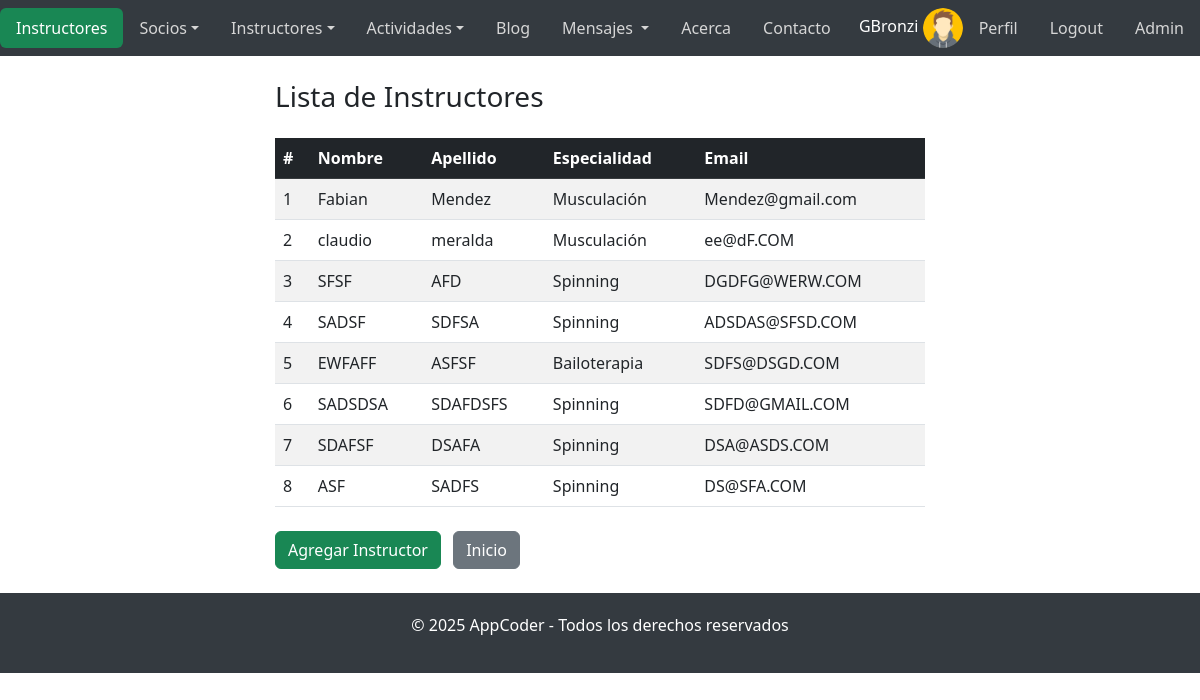
Screenshot of /instructores/ (signed in) with the database file from the repository.
### AppAccounts/models.py (models this page shows, shortened)
class Profile(models.Model):
    user = models.OneToOneField(User, on_delete=models.CASCADE)
    avatar = models.ImageField(upload_to='avatars/', null=True, blank=True, default='avatars/avataruser.png')
    bio = RichTextField(blank=True, null=True)
    birthday = models.DateField(blank=True, null=True)
    address = models.CharField(max_length=255, blank=True, null=True)
    phone = models.CharField(max_length=20, blank=True, null=True)

### AppCoder/models.py (models this page shows, shortened)
class Instructor(models.Model):
    especialidades = [
        ('musculacion', 'Musculación'),
        ('spinning', 'Spinning'),
        ('yoga', 'Yoga'),
        ('bailoterapia', 'Bailoterapia'),
        ('natacion', 'Natación'),
        ('crossfit', 'Crossfit'),
        ('entrenamiento funcional', 'Entrenamiento funcional'),
    ]
    nombre = models.CharField(max_length=100)  # Nombre del instructor
    apellido = models.CharField(max_length=100)  # Apellido del instructor
    email = models.EmailField()  # Correo electrónico único del instructor
    especialidad = models.CharField(max_length=50, choices=especialidades)  # Especialidad del instructor

### AppCoder/views.py (the view)
# urls.py: path('instructores/', views.lista_instructores, name='lista_instructores'),
def lista_instructores(request):
    instructores = Instructor.objects.all()
    return render(request, 'AppCoder/lista_instructores.html', {'instructores': instructores})

### AppCoder/templates/AppCoder/lista_instructores.html (shortened to what this page needs)
{% extends "base.html" %}
{% load static %}
{% block cuerpo %}
    <div class="container my-4">
        <h3 class="mb-4">Lista de Instructores</h3>
        <table class="table table-striped table-hover">
            <thead class="table-dark">
                <tr>
                    <th>#</th>
                    <th>Nombre</th>
                    <th>Apellido</th>
                    <th>Especialidad</th>
                    <th>Email</th>
                </tr>
            </thead>
            <tbody>
                {% for instructor in instructores %}
                <tr>
                    <td>{{ forloop.counter }}</td>
                    <td>{{ instructor.nombre }}</td>
                    <td>{{ instructor.apellido }}</td>
                    <td>{{ instructor.get_especialidad_display }}</td>
                    <td>{{ instructor.email }}</td>
                </tr>
                {% endfor %}
            </tbody>
        </table>
        <div class="mt-4">
            <a href="{% url 'cargar_instructor' %}" class="btn btn-success me-2">Agregar Instructor</a>
            <a href="{% url 'index' %}" class="btn btn-secondary">Inicio</a>
        </div>
    </div>
{% endblock %}

### templates/base.html (shortened to what this page needs)
<!DOCTYPE html>
<html lang="es">
<head>
    <link href="https://cdn.jsdelivr.net/npm/bootstrap@5.3.0-alpha3/dist/css/bootstrap.min.css" rel="stylesheet">
    {% load static %}
    <link rel="stylesheet" href="{% static 'css/styles.css' %}">
</head>
<body>
    <nav class="navbar navbar-expand-lg navbar-dark" style="background-color: #343a40;">
        <div id="navbarNav">
            <ul class="nav nav-pills">
                <li class="nav-item">
                    <a class="nav-link active bg-success {% if request.resolver_match.url_name == 'index' %}{% endif %}" aria-current="page" href="{% url 'index' %}">
                        {% if request.resolver_match.url_name in 'index,acerca,contacto' %}
                        AppCoder
                        {% elif request.resolver_match.url_name in 'lista_socios,cargar_socio' %}
                        Socios
                        {% elif request.resolver_match.url_name in 'lista_instructores,cargar_instructor' %}
                        Instructores
                        {% elif request.resolver_match.url_name in 'cargar_actividad,lista_actividades' %}
                        Actividad
                        {% elif request.resolver_match.url_name in 'list,create,detail,update,delete' %}
                        Blog
                        {% elif request.resolver_match.url_name in 'inbox,message_detail,send_message' %}
                        Mensajes
                        {% elif request.resolver_match.url_name in 'login,edit_profile,change_password,profile,signup,register' %}
                        Usuario
                        {% else %}
                        App{{ request.resolver_match.url_name|capfirst }}
                        {% endif %}
                    </a>
                </li>
                <li class="nav-item dropdown">
                    <a class="nav-link dropdown-toggle" data-bs-toggle="dropdown" href="#" role="button" aria-expanded="false" style="color: #d6d6d6;">Socios</a>
                </li>
                <li class="nav-item dropdown">
                    <a class="nav-link dropdown-toggle" data-bs-toggle="dropdown" href="#" role="button" aria-expanded="false" style="color: #d6d6d6;">Instructores</a>
                </li>
                <li class="nav-item dropdown">
                    <a class="nav-link dropdown-toggle" data-bs-toggle="dropdown" href="#" role="button" aria-expanded="false" style="color: #d6d6d6;">Actividades</a>
                </li>
                <li class="nav-item">
                    <a class="nav-link" href="{% url 'AppBlog:list' %}" style="color: #d6d6d6;">Blog</a>
                </li>
                <li class="nav-item dropdown">
                    <a class="nav-link dropdown-toggle" data-bs-toggle="dropdown" href="#" role="button" aria-expanded="false" style="color: #d6d6d6;">
                    Mensajes {% if unread_count > 0 %}<span class="badge">{{ unread_count }}</span>{% endif %}
                    </a>
                </li>
                <li class="nav-item">
                    <a class="nav-link" href="{% url 'acerca' %}" style="color: #d6d6d6;">Acerca</a>
                </li>
                <li class="nav-item">
                    <a class="nav-link" href="{% url 'contacto' %}" style="color: #d6d6d6;">Contacto</a>
                </li>
            </ul>
        </div>
        <div class="ms-auto">
            <ul class="nav nav-pills">
                <li class="nav-item">
                    {% if user.is_authenticated %}
                    <span class="text-white">{{ user.username }}</span>
                    <img class="img-login" src="{{ user.profile.avatar.url|default:'/media/avatars/avataruser.png' }}" alt="Avatar">
                    <li><a class="nav-link" href="{% url 'AppAccounts:profile' %}" style="color: #d6d6d6;">Perfil</a></li>
                    <li><a class="nav-link" href="{% url 'AppAccounts:logout' %}" style="color: #d6d6d6;">Logout</a></li>
                    {% if user.is_staff %}
                    <li><a class="nav-link" href='/superadmin/' style="color: #d6d6d6;">Admin</a></li>
                    {% endif %}
                {% else %}
                    <li><a class="nav-link" href="{% url 'AppAccounts:login' %}" style="color: #d6d6d6;">Login</a></li>
                    <li><a class="nav-link" href="{% url 'AppAccounts:register' %}" style="color: #d6d6d6;">Signup</a></li>
                {% endif %}
                </li>
            </ul>
        </div>
    </nav>
    {% block cuerpo %}{% endblock %}
    <footer class="footer">
        <p>&copy; 2025 AppCoder - Todos los derechos reservados</p>
    </footer>
</body>
</html>

### static/css/styles.css (style rules this page uses)
:root, [data-bs-theme=light] { --bs-blue: #0d6efd; --bs-indigo: #6610f2; --bs-purple: #6f42c1; --bs-pink: #d63384; --bs-red: #dc3545; --bs-orange: #fd7e14; --bs-yellow: #ffc107; --bs-green: #198754; --bs-teal: #20c997; --bs-cyan: #0dcaf0; --bs-black: #000; --bs-white: #fff; --bs-gray: #6c757d; --bs-gray-dark: #343a40; --bs-gray-100: #f8f9fa; --bs-gray-200: #e9ecef; --bs-gray-300: #dee2e6; --bs-gray-400: #ced4da; --bs-gray-500: #adb5bd; --bs-gray-600: #6c757d; --bs-gray-700: #495057; --bs-gray-800: #343a40; --bs-gray-900: #212529; --bs-primary: #0d6efd; --bs-secondary: #6c757d; --bs-success: #198754; --bs-info: #0dcaf0; --bs-warning: #ffc107; --bs-danger: #dc3545; --bs-light: #f8f9fa; --bs-dark: #212529; --bs-primary-rgb: 13, 110, 253; --bs-secondary-rgb: 108, 117, 125; --bs-success-rgb: 25, 135, 84; --bs-info-rgb: 13, 202, 240; --bs-warning-rgb: 255, 193, 7; --bs-danger-rgb: 220, 53, 69; --bs-light-rgb: 248, 249, 250; --bs-dark-rgb: 33, 37, 41; --bs-primary-text-emphasis: #052c65; --bs-secondary-text-emphasis: #2b2f32; --bs-success-text-emphasis: #0a3622; --bs-info-text-emphasis: #055160; --bs-warning-text-emphasis: #664d03; --bs-danger-text-emphasis: #58151c; --bs-light-text-emphasis: #495057; --bs-dark-text-emphasis: #495057; --bs-primary-bg-subtle: #cfe2ff; --bs-secondary-bg-subtle: #e2e3e5; --bs-success-bg-subtle: #d1e7dd; --bs-info-bg-subtle: #cff4fc; --bs-warning-bg-subtle: #fff3cd; --bs-danger-bg-subtle: #f8d7da; --bs-light-bg-subtle: #fcfcfd; --bs-dark-bg-subtle: #ced4da; --bs-primary-border-subtle: #9ec5fe; --bs-secondary-border-subtle: #c4c8cb; --bs-success-border-subtle: #a3cfbb; --bs-info-border-subtle: #9eeaf9; --bs-warning-border-subtle: #ffe69c; --bs-danger-border-subtle: #f1aeb5; --bs-light-border-subtle: #e9ecef; --bs-dark-border-subtle: #adb5bd; --bs-white-rgb: 255, 255, 255; --bs-black-rgb: 0, 0, 0; --bs-font-sans-serif: system-ui, -apple-system, "Segoe UI", Roboto, "Helvetica Neue", "Noto Sans", "Liberation Sans", Arial, sans-serif, "Apple Color Emoji", "Segoe UI Emoji", "Segoe UI Symbol", "Noto Color Emoji"; --bs-font-monospace: SFMono-Regular, Menlo, Monaco, Consolas, "Liberation Mono", "Courier New", monospace; --bs-gradient: linear-gradient(180deg, rgba(255, 255, 255, 0.15), rgba(255, 255, 255, 0)); --bs-body-font-family: var(--bs-font-sans-serif); --bs-body-font-size: 1rem; --bs-body-font-weight: 400; --bs-body-line-height: 1.5; --bs-body-color: #212529; --bs-body-color-rgb: 33, 37, 41; --bs-body-bg: #fff; --bs-body-bg-rgb: 255, 255, 255; --bs-emphasis-color: #000; --bs-emphasis-color-rgb: 0, 0, 0; --bs-secondary-color: rgba(33, 37, 41, 0.75); --bs-secondary-color-rgb: 33, 37, 41; --bs-secondary-bg: #e9ecef; --bs-secondary-bg-rgb: 233, 236, 239; --bs-tertiary-color: rgba(33, 37, 41, 0.5); --bs-tertiary-color-rgb: 33, 37, 41; --bs-tertiary-bg: #f8f9fa; --bs-tertiary-bg-rgb: 248, 249, 250; --bs-heading-color: inherit; --bs-link-color: #0d6efd; --bs-link-color-rgb: 13, 110, 253; --bs-link-decoration: underline; --bs-link-hover-color: #0a58ca; --bs-link-hover-color-rgb: 10, 88, 202; --bs-code-color: #d63384; --bs-highlight-color: #212529; --bs-highlight-bg: #fff3cd; --bs-border-width: 1px; --bs-border-style: solid; --bs-border-color: #dee2e6; --bs-border-color-translucent: rgba(0, 0, 0, 0.175); --bs-border-radius: 0.375rem; --bs-border-radius-sm: 0.25rem; --bs-border-radius-lg: 0.5rem; --bs-border-radius-xl: 1rem; --bs-border-radius-xxl: 2rem; --bs-border-radius-2xl: var(--bs-border-radius-xxl); --bs-border-radius-pill: 50rem; --bs-box-shadow: 0 0.5rem 1rem rgba(0, 0, 0, 0.15); --bs-box-shadow-sm: 0 0.125rem 0.25rem rgba(0, 0, 0, 0.075); --bs-box-shadow-lg: 0 1rem 3rem rgba(0, 0, 0, 0.175); --bs-box-shadow-inset: inset 0 1px 2px rgba(0, 0, 0, 0.075); --bs-focus-ring-width: 0.25rem; --bs-focus-ring-opacity: 0.25; --bs-focus-ring-color: rgba(13, 110, 253, 0.25); --bs-form-valid-color: #198754; --bs-form-valid-border-color: #198754; --bs-form-invalid-color: #dc3545; --bs-form-invalid-border-color: #dc3545; }
.footer { background-color: #343a40; color: white; padding: 20px; text-align: center; }
.container { max-width: 650px; }
.container, .container-fluid, .container-lg, .container-md, .container-sm, .container-xl, .container-xxl { --bs-gutter-x: 1.5rem; --bs-gutter-y: 0; width: 100%; padding-right: calc(var(--bs-gutter-x)* .0); padding-left: calc(var(--bs-gutter-x)* .0); }
.img-login { width: 40px; height: 40px; border-radius: 50%; object-fit: cover; border: none; }

### rows the page displays
Instructor: nombre "Fabian", apellido "Mendez", especialidad "Musculación", email "Mendez@gmail.com"
Instructor: nombre "claudio", apellido "meralda", especialidad "Musculación", email "ee@dF.COM"
Instructor: nombre "SFSF", apellido "AFD", especialidad "Spinning", email "DGDFG@WERW.COM"
Instructor: nombre "SADSF", apellido "SDFSA", especialidad "Spinning", email "ADSDAS@SFSD.COM"
Instructor: nombre "EWFAFF", apellido "ASFSF", especialidad "Bailoterapia", email "SDFS@DSGD.COM"
Instructor: nombre "SADSDSA", apellido "SDAFDSFS", especialidad "Spinning", email "SDFD@GMAIL.COM"
Instructor: nombre "SDAFSF", apellido "DSAFA", especialidad "Spinning", email "DSA@ASDS.COM"
Instructor: nombre "ASF", apellido "SADFS", especialidad "Spinning", email "DS@SFA.COM"

### other values shown
{{ user.username }} "GBronzi"
